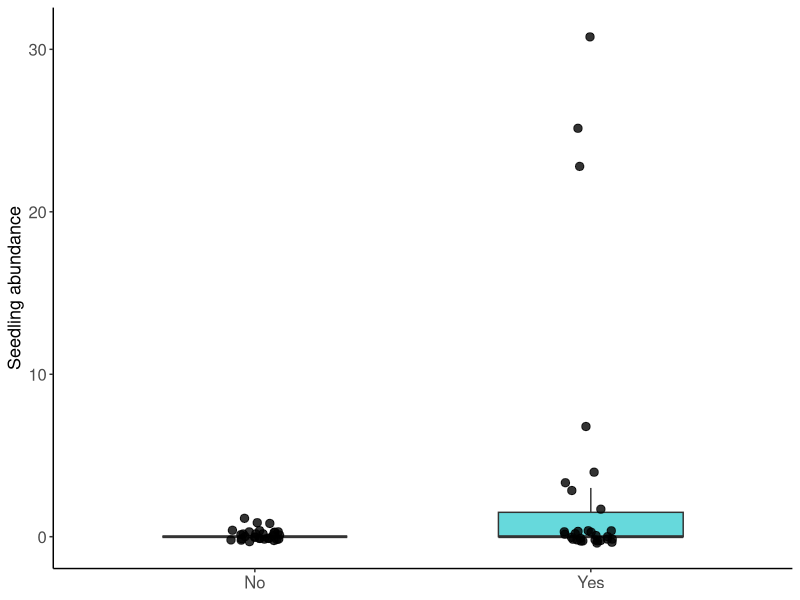
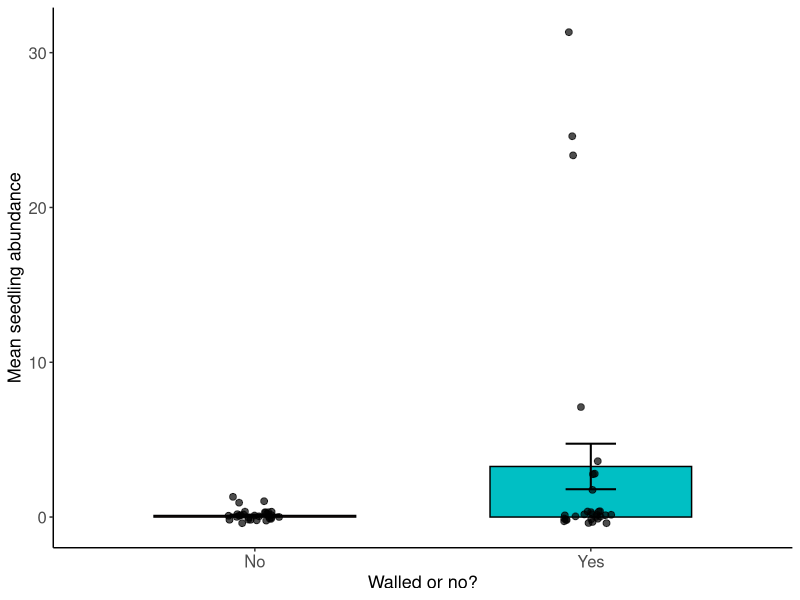
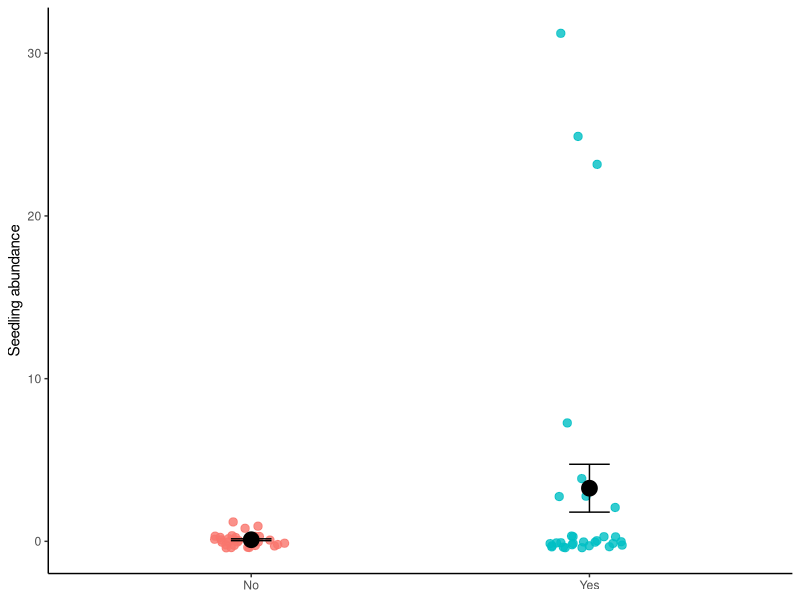
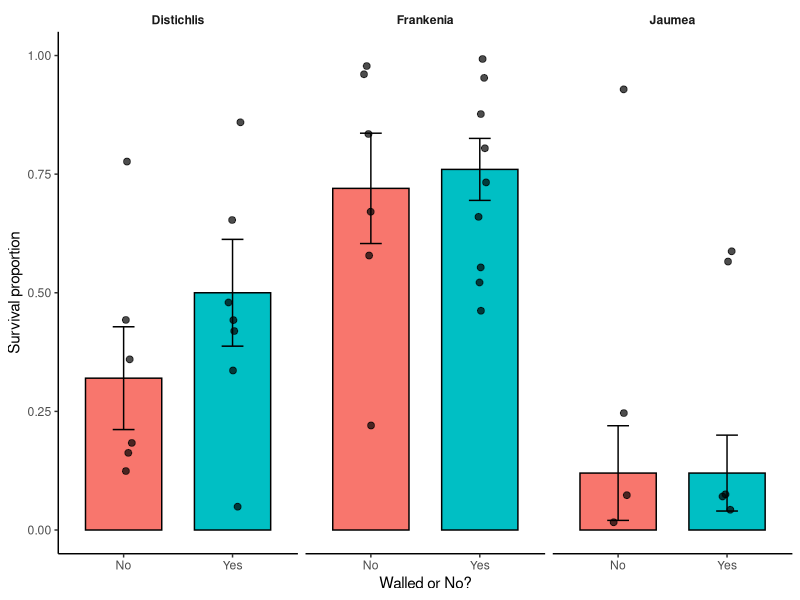

The R source for these figures, in order:
rm(list=ls())


library(dplyr)
library(ggplot2)
library(tidyverse)

dat<-read.csv("WalledGardens.csv")

long_dat <- dat %>%
  pivot_longer(
    cols = c(SeedlingsQ1, AdultsQ1,
             SeedlingsQ2.5, AdultsQ2.5,
             SeedlingsQ4, AdultsQ4),
    names_to = c("LifeStage", "Quadrat"),
    names_pattern = "(Seedlings|Adults)Q(.+)",
    values_to = "Count"
  ) %>%
  mutate(
    Quadrat = factor(Quadrat,
                     levels = c("1", "2.5", "4")),
    Walled = factor(Walled,
                    levels = c("No", "Yes"))
  )

head(long_dat)

glm(Count ~ Walled, family = poisson(), 
    data = filter(long_dat, LifeStage == "Seedlings"))

library(glmmTMB)

mod<-glmmTMB(
  Count ~ Walled + (1 | `Number..E.to.W.`),
  family = poisson(),
  data = filter(long_dat, LifeStage == "Seedlings")
)

car::Anova(mod)

library(ggplot2)

seedlings <- long_dat %>%
  filter(LifeStage == "Seedlings")

ggplot(seedlings,
       aes(x = Walled, y = Count, fill = Walled)) +
  geom_boxplot(width = 0.55,
               alpha = 0.6,
               outlier.shape = NA) +
  geom_jitter(width = 0.08,
              size = 2.5,
              alpha = 0.8) +
  labs(
    x = NULL,
    y = "Seedling abundance"
  ) +
  theme_classic() +
  theme(
    legend.position = "none",
    axis.text = element_text(size = 12),
    axis.title = element_text(size = 13)
  )

ggplot(seedlings,
       aes(x = Walled, y = Count, fill = Walled)) +
  stat_summary(fun = mean,
               geom = "bar",
               width = 0.6,
               color = "black") +
  stat_summary(fun.data = mean_se,
               geom = "errorbar",
               width = 0.15,
               linewidth = 0.7) +
  geom_jitter(width = 0.08,
              size = 2,
              alpha = 0.7) +
  labs(
    x = "Walled or no?",
    y = "Mean seedling abundance"
  ) +
  theme_classic() +
  theme(
    legend.position = "none",
    axis.text = element_text(size = 12),
    axis.title = element_text(size = 13)
  )

ggplot(seedlings,
       aes(Walled, Count, color = Walled)) +
  geom_jitter(width = 0.12,
              size = 2.5,
              alpha = 0.8) +
  stat_summary(fun = mean,
               geom = "point",
               size = 5,
               color = "black") +
  stat_summary(fun.data = mean_se,
               geom = "errorbar",
               width = 0.12,
               color = "black") +
  labs(
    x = NULL,
    y = "Seedling abundance"
  ) +
  theme_classic() +
  theme(
    legend.position = "none"
  )

library(dplyr)

seedlings <- long_dat %>%
  filter(LifeStage == "Seedlings")

seedlings %>%
  group_by(Walled) %>%
  summarise(
    mean = mean(Count),
    sd = sd(Count),
    se = sd(Count)/sqrt(n()),
    median = median(Count),
    min = min(Count),
    max = max(Count),
    n = n()
  )


mod.nb <- glmmTMB(
  Count ~ Walled + (1 | Number..E.to.W.),
  family = nbinom2(),
  data = filter(long_dat, LifeStage == "Seedlings")
)

summary(mod.nb)
AIC(mod, mod.nb)






##### Survival of species #####
library(tidyverse)

surv <- dat %>%
  select(
    Garden = `Number..E.to.W.`,
    Walled,
    Distichlis,
    Frankenia,
    Jaumea
  ) %>%
  pivot_longer(
    cols = c(Distichlis, Frankenia, Jaumea),
    names_to = "Species",
    values_to = "Alive"
  ) %>%
  mutate(
    Dead = 5 - Alive,
    Survival = Alive / 5,
    Garden = factor(Garden),
    Walled = factor(Walled, levels = c("No", "Yes")),
    Species = factor(Species)
  )

head(surv)

library(glmmTMB)

mod_surv <- glmmTMB(
  cbind(Alive, Dead) ~ Walled * Species +
    (1 | Garden),
  family = binomial,
  data = surv
)

summary(mod_surv)
car::Anova(mod_surv)

library(ggplot2)

ggplot(surv,
       aes(x = Walled, y = Survival, fill = Walled)) +
  stat_summary(fun = mean,
               geom = "bar",
               width = 0.7,
               color = "black") +
  stat_summary(fun.data = mean_se,
               geom = "errorbar",
               width = 0.2) +
  geom_jitter(width = 0.08,
              size = 2,
              alpha = 0.7) +
  facet_wrap(~Species) +
  scale_y_continuous(limits = c(0, 1)) +
  labs(
    x = "Walled or No?",
    y = "Survival proportion"
  ) +
  theme_classic() +
  theme(
    legend.position = "none",
    strip.background = element_blank(),
    strip.text = element_text(face = "bold")
  )

mod_surv2 <- glmmTMB(
  cbind(Alive, Dead) ~ Walled + Species +
    (1 | Garden),
  family = binomial,
  data = surv
)

summary(mod_surv2)
car::Anova(mod_surv2)

library(emmeans)

emmeans(mod_surv2, pairwise ~ Species, type = "response")

emmeans(mod_surv2, pairwise ~ Walled, type = "response")

## analyze each species seprately
mod.frank <- glmmTMB(
  cbind(Alive, Dead) ~ Walled + (1|Garden),
  family = binomial,
  data = filter(surv, Species == "Frankenia")
)

car::Anova(mod.frank)

mod.dist <- glmmTMB(
  cbind(Alive, Dead) ~ Walled + (1|Garden),
  family = binomial,
  data = filter(surv, Species == "Distichlis")
)

car::Anova(mod.dist)

mod.jaum <- glmmTMB(
  cbind(Alive, Dead) ~ Walled + (1|Garden),
  family = binomial,
  data = filter(surv, Species == "Jaumea")
)

car::Anova(mod.jaum)
